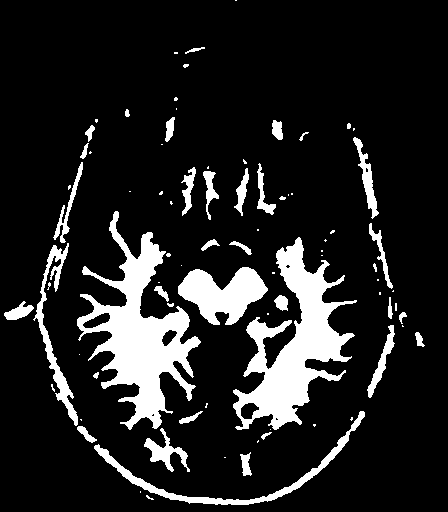
#> input picture Práctica1/imagen_preprocesada.bmp, 448 x 512 px
$ python p1_segmentacion.py   (older library calls are emulated)
#> lines starting #> are read from the running program, lines starting #| are printed output that depends on the picture; after the words box and inside, x2 and y2 are one past the last pixel; in counts of white or black regions, pixels touching at a corner belong together
#%%
import cv2
import numpy as np
import matplotlib.pyplot as plt
#%%
# Usar region growing para obtener la región deseada
# Implementación actual: https://stackoverflow.com/questions/43923648/region-growing-python
# Implementación a futuro: http://homepages.inf.ed.ac.uk/rbf/CVonline/LOCAL_COPIES/MARBLE/medium/segment/recurse.htm
# [93 lines left out: functions obtener_8_vecinos, region_growing, onmouseclick, not called in this run]

#%%
img_bin = cv2.imread('./imagen_preprocesada.bmp', 0)
#> img_bin: shape (512, 448); 13.6% white; 82 white regions (44 under 20 px), largest, box (x1, y1, x2, y2) and area: (77, 211, 201, 430) 9559, (233, 237, 357, 430) 9014, (178, 267, 268, 325) 3019
fig1 = plt.figure(figsize=(10, 7))
fig1.canvas.mpl_connect('button_press_event', onmouseclick)

ax1 = fig1.add_subplot(121)
ax1.set_title('Selecciona un área para medirla')
ax1.imshow(img_bin, cmap='gray')
ax1.axis('off')

ax2 = fig1.add_subplot(122)
ax2.set_title('Resultado')
ax2.axis('off')
ax2.imshow(np.zeros([img_bin.shape[0], img_bin.shape[1]]).astype(np.uint8), cmap='gray')

textstr = '\n'.join((
    'Ancho: 0 mm',
    'Alto: 0 mm',
    'Área: 0 mm\u00b2'))

props = dict(boxstyle='round', facecolor='wheat', alpha=0.5)

# place a text box in upper left in axes coords
text_box = ax2.text(0.05, 0.95, textstr, transform=ax2.transAxes, fontsize=12,
        verticalalignment='top', bbox=props)
plt.show()
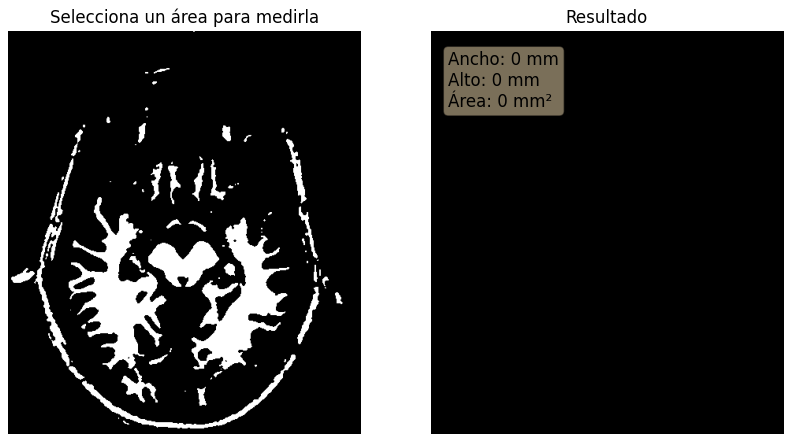
#> figure drawn by matplotlib, 2 panels
